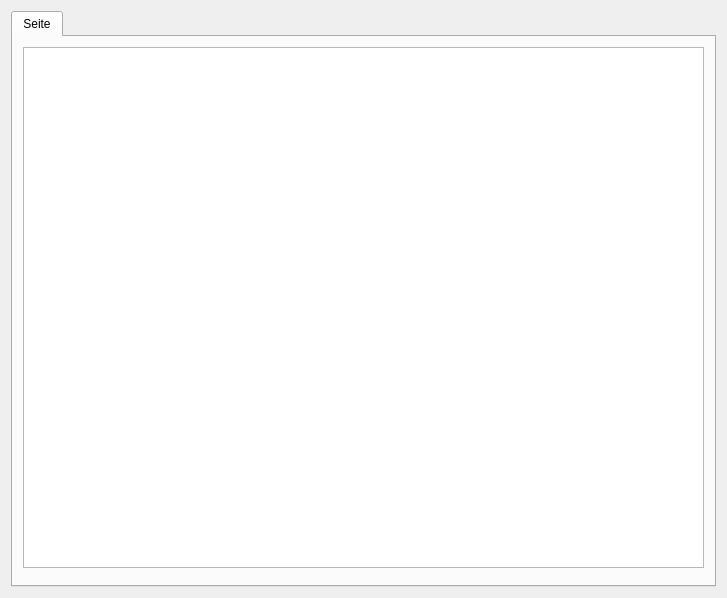
<?xml version="1.0" encoding="UTF-8"?>
<ui version="4.0">
 <class>ktagebuchview_base</class>
 <widget class="QWidget" name="ktagebuchview_base">
  <property name="geometry">
   <rect>
    <x>0</x>
    <y>0</y>
    <width>727</width>
    <height>598</height>
   </rect>
  </property>
  <property name="windowTitle">
   <string>kapp4_base</string>
  </property>
  <property name="autoFillBackground">
   <bool>true</bool>
  </property>
  <layout class="QGridLayout">
   <property name="margin">
    <number>11</number>
   </property>
   <property name="spacing">
    <number>6</number>
   </property>
   <item row="0" column="0">
    <widget class="KTabWidget" name="ktabwidget">
     <widget class="QWidget" name="Seite">
      <attribute name="title">
       <string>Seite</string>
      </attribute>
      <widget class="QWidget" name="verticalLayoutWidget">
       <property name="geometry">
        <rect>
         <x>10</x>
         <y>10</y>
         <width>681</width>
         <height>521</height>
        </rect>
       </property>
       <layout class="QVBoxLayout" name="verticalLayout">
        <item>
         <widget class="KTextEdit" name="ktextedit"/>
        </item>
       </layout>
      </widget>
     </widget>
    </widget>
   </item>
  </layout>
 </widget>
 <customwidgets>
  <customwidget>
   <class>KTabWidget</class>
   <extends>QTabWidget</extends>
   <header>ktabwidget.h</header>
   <container>1</container>
  </customwidget>
  <customwidget>
   <class>KTextEdit</class>
   <extends>QTextEdit</extends>
   <header>ktextedit.h</header>
  </customwidget>
 </customwidgets>
 <resources/>
 <connections/>
</ui>
